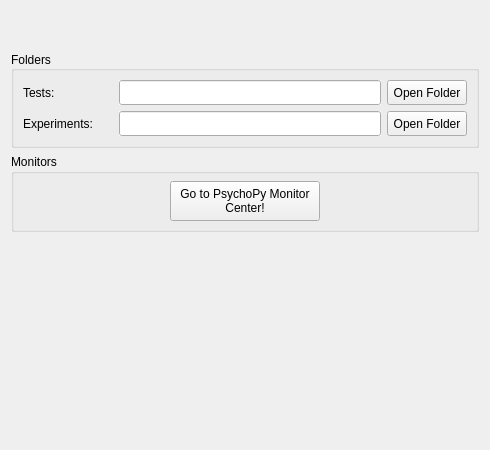
<?xml version="1.0" encoding="UTF-8"?>
<ui version="4.0">
 <class>formFileConfig</class>
 <widget class="QWidget" name="formFileConfig">
  <property name="geometry">
   <rect>
    <x>0</x>
    <y>0</y>
    <width>490</width>
    <height>450</height>
   </rect>
  </property>
  <property name="sizePolicy">
   <sizepolicy hsizetype="Fixed" vsizetype="Fixed">
    <horstretch>0</horstretch>
    <verstretch>0</verstretch>
   </sizepolicy>
  </property>
  <property name="minimumSize">
   <size>
    <width>490</width>
    <height>450</height>
   </size>
  </property>
  <property name="maximumSize">
   <size>
    <width>490</width>
    <height>450</height>
   </size>
  </property>
  <property name="windowTitle">
   <string>Form</string>
  </property>
  <layout class="QVBoxLayout" name="verticalLayout">
   <item>
    <spacer name="vSpacer1">
     <property name="orientation">
      <enum>Qt::Vertical</enum>
     </property>
     <property name="sizeType">
      <enum>QSizePolicy::Fixed</enum>
     </property>
     <property name="sizeHint" stdset="0">
      <size>
       <width>20</width>
       <height>40</height>
      </size>
     </property>
    </spacer>
   </item>
   <item>
    <widget class="QGroupBox" name="gBox1">
     <property name="sizePolicy">
      <sizepolicy hsizetype="Minimum" vsizetype="Preferred">
       <horstretch>0</horstretch>
       <verstretch>0</verstretch>
      </sizepolicy>
     </property>
     <property name="minimumSize">
      <size>
       <width>450</width>
       <height>0</height>
      </size>
     </property>
     <property name="title">
      <string>Folders</string>
     </property>
     <property name="alignment">
      <set>Qt::AlignLeading|Qt::AlignLeft|Qt::AlignVCenter</set>
     </property>
     <layout class="QVBoxLayout" name="verticalLayout_3">
      <property name="topMargin">
       <number>9</number>
      </property>
      <item>
       <layout class="QHBoxLayout" name="hLayout2">
        <property name="leftMargin">
         <number>0</number>
        </property>
        <property name="topMargin">
         <number>0</number>
        </property>
        <item>
         <widget class="QLabel" name="lblTest">
          <property name="sizePolicy">
           <sizepolicy hsizetype="Minimum" vsizetype="Preferred">
            <horstretch>0</horstretch>
            <verstretch>0</verstretch>
           </sizepolicy>
          </property>
          <property name="minimumSize">
           <size>
            <width>90</width>
            <height>25</height>
           </size>
          </property>
          <property name="maximumSize">
           <size>
            <width>16777215</width>
            <height>25</height>
           </size>
          </property>
          <property name="text">
           <string>Tests:</string>
          </property>
         </widget>
        </item>
        <item>
         <widget class="QLineEdit" name="tBoxTest">
          <property name="minimumSize">
           <size>
            <width>0</width>
            <height>25</height>
           </size>
          </property>
          <property name="maximumSize">
           <size>
            <width>16777215</width>
            <height>25</height>
           </size>
          </property>
          <property name="autoFillBackground">
           <bool>true</bool>
          </property>
          <property name="readOnly">
           <bool>true</bool>
          </property>
         </widget>
        </item>
        <item>
         <widget class="QPushButton" name="btnTest">
          <property name="sizePolicy">
           <sizepolicy hsizetype="Minimum" vsizetype="Fixed">
            <horstretch>0</horstretch>
            <verstretch>0</verstretch>
           </sizepolicy>
          </property>
          <property name="minimumSize">
           <size>
            <width>0</width>
            <height>25</height>
           </size>
          </property>
          <property name="maximumSize">
           <size>
            <width>16777215</width>
            <height>25</height>
           </size>
          </property>
          <property name="text">
           <string>Open Folder</string>
          </property>
         </widget>
        </item>
       </layout>
      </item>
      <item>
       <layout class="QHBoxLayout" name="hLayout3">
        <item>
         <widget class="QLabel" name="lblExps">
          <property name="sizePolicy">
           <sizepolicy hsizetype="Minimum" vsizetype="Preferred">
            <horstretch>0</horstretch>
            <verstretch>0</verstretch>
           </sizepolicy>
          </property>
          <property name="minimumSize">
           <size>
            <width>90</width>
            <height>25</height>
           </size>
          </property>
          <property name="maximumSize">
           <size>
            <width>16777215</width>
            <height>25</height>
           </size>
          </property>
          <property name="text">
           <string>Experiments:</string>
          </property>
         </widget>
        </item>
        <item>
         <widget class="QLineEdit" name="tBoxExps">
          <property name="minimumSize">
           <size>
            <width>0</width>
            <height>25</height>
           </size>
          </property>
          <property name="maximumSize">
           <size>
            <width>16777215</width>
            <height>25</height>
           </size>
          </property>
          <property name="autoFillBackground">
           <bool>true</bool>
          </property>
          <property name="readOnly">
           <bool>true</bool>
          </property>
         </widget>
        </item>
        <item>
         <widget class="QPushButton" name="btnExps">
          <property name="minimumSize">
           <size>
            <width>0</width>
            <height>25</height>
           </size>
          </property>
          <property name="maximumSize">
           <size>
            <width>16777215</width>
            <height>25</height>
           </size>
          </property>
          <property name="text">
           <string>Open Folder</string>
          </property>
         </widget>
        </item>
       </layout>
      </item>
     </layout>
    </widget>
   </item>
   <item>
    <widget class="QGroupBox" name="gBox2">
     <property name="sizePolicy">
      <sizepolicy hsizetype="Minimum" vsizetype="Preferred">
       <horstretch>0</horstretch>
       <verstretch>0</verstretch>
      </sizepolicy>
     </property>
     <property name="minimumSize">
      <size>
       <width>450</width>
       <height>60</height>
      </size>
     </property>
     <property name="title">
      <string>Monitors</string>
     </property>
     <layout class="QHBoxLayout" name="horizontalLayout">
      <property name="spacing">
       <number>5</number>
      </property>
      <property name="topMargin">
       <number>0</number>
      </property>
      <property name="bottomMargin">
       <number>15</number>
      </property>
      <item>
       <widget class="QPushButton" name="btnMonitor">
        <property name="minimumSize">
         <size>
          <width>0</width>
          <height>40</height>
         </size>
        </property>
        <property name="maximumSize">
         <size>
          <width>150</width>
          <height>25</height>
         </size>
        </property>
        <property name="text">
         <string>Go to PsychoPy Monitor
Center!</string>
        </property>
       </widget>
      </item>
     </layout>
    </widget>
   </item>
   <item>
    <spacer name="vSpacer2">
     <property name="orientation">
      <enum>Qt::Vertical</enum>
     </property>
     <property name="sizeType">
      <enum>QSizePolicy::Expanding</enum>
     </property>
     <property name="sizeHint" stdset="0">
      <size>
       <width>20</width>
       <height>40</height>
      </size>
     </property>
    </spacer>
   </item>
  </layout>
 </widget>
 <resources/>
 <connections/>
</ui>
